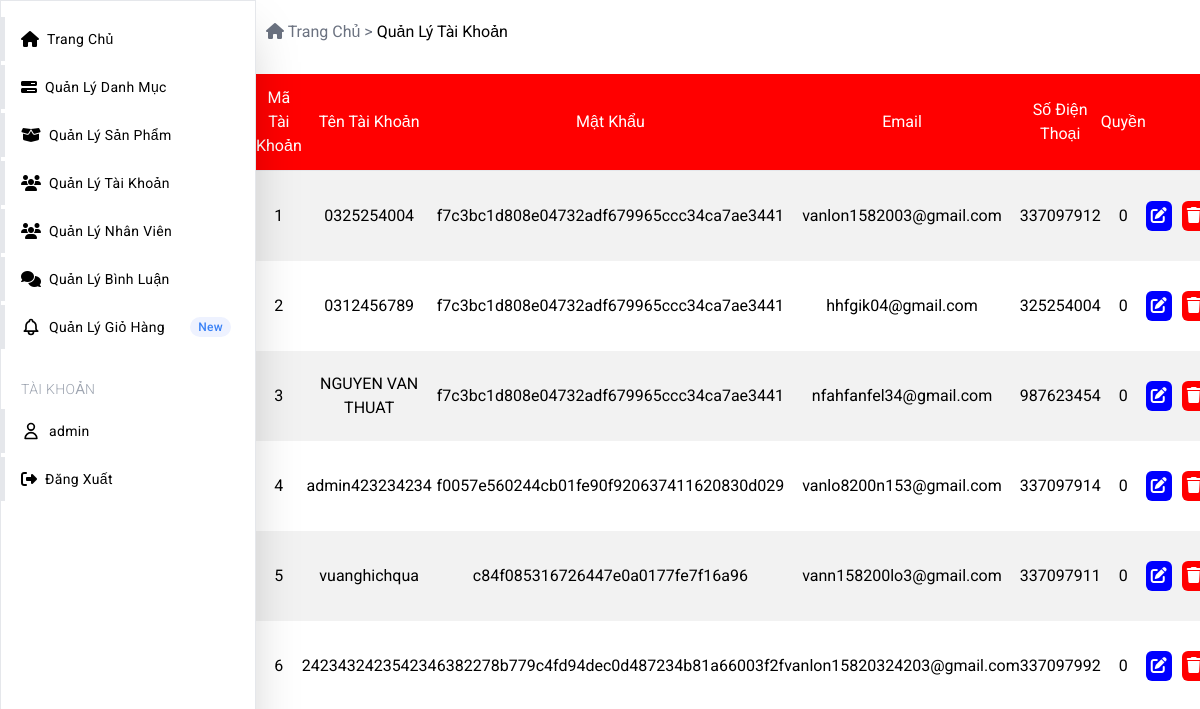
The page /admin/index.php?action=quanlytaikhoan (signed in) on the database its author committed.
### tables this page shows
CREATE TABLE `taikhoan` (
  `id_taikhoan` int(11) NOT NULL,
  `name_taikhoan` varchar(255) NOT NULL,
  `pass_taikhoan` text NOT NULL,
  `email_taikhoan` text NOT NULL,
  `phone_taikhoan` int(10) NOT NULL,
  `role` int(11) NOT NULL DEFAULT 0
);

### model/connect.php (called while the page is built, shortened)
<?php
$host = "localhost";
$userhost ="root";
$passhost = '';
$dbname ="duanbanxemay";
  function pdo_get_connection(){
    global $host, $userhost, $passhost, $dbname;
    $dburl = "mysql:host=$host;dbname=$dbname;charset=utf8";
    $username = $userhost;
    $password = $passhost;
    $pdo = new PDO($dburl, $username, $password);
    $pdo->setAttribute(PDO::ATTR_ERRMODE, PDO::ERRMODE_EXCEPTION);
    return $pdo;
}
function pdo_query($sql){
    $sql_args = array_slice(func_get_args(), 1);
    try{
        $conn = pdo_get_connection();
        $stmt = $conn->prepare($sql);
        $stmt->execute($sql_args);
        $rows = $stmt->fetchAll();
        return $rows;
    }
    catch(PDOException $e){
        throw $e;
    }
    finally{
        unset($conn);
    }
    }
?>

### dao/taikhoan.php (called while the page is built, shortened)
<?php
   function loadall_taikhoan(){
  $sql = "select * from taikhoan";
  $listtaikhoan = pdo_query($sql);
  return $listtaikhoan;
}
?>

### admin/taikhoan/list_taikhoan.php (the view, shortened to what this page needs)
<article class="h-full ml-14 mt-[20px] mb-10 md:ml-64 text-black">
  <p class="ml-[10px] mb-[30px] "><span class="text-gray-500"><i class="fa-solid fa-house"></i> Trang Chủ ></span>
    <span>Quản Lý
      Tài Khoản</span>
  </p>
  <table class="text-center  min-w-full ">
    <tr class="bg-[red] text-[white] hover:bg-[red] border-b">
      <td class="w-[150px]  py-[12px]">Mã Tài Khoản</td>
      <td class="w-[150px]">Tên Tài Khoản</td>
      <td class="w-[150px]">Mật Khẩu</td>
      <td class="w-[150px]">Email</td>
      <td class="w-[150px]">Số Điện Thoại</td>
      <td class="w-[130px]">Quyền</td>
      <td colspan="2"></td>
      <td></td>
    </tr>
    <?php
foreach($listtaikhoan as $taikhoan){
    	extract($taikhoan);
    echo '<tr>
      <td>'.$id_taikhoan . '</td>
      <td>' . $name_taikhoan.'</td>
      <td>' . $pass_taikhoan. '</td>
      <td>' . $email_taikhoan. '</td>
      <td>' . $phone_taikhoan. '</td>
      <td>' . $role. '</td>
      <td></td>
  <td class=" mb-[30px] w-[50px] ">
      <p class="bg-[blue] text-white px-[5px] py-[3px] rounded-md my-[30px]"><a href="index.php?action=edit_taikhoan&id_taikhoan='.$id_taikhoan. '"><i class="fa-solid fa-pen-to-square"></i></a></p>
    </td>
    <td class="  w-[50px] ">
   <p class="ml-[10px] bg-[red] text-white px-[5px] py-[3px] rounded-md my-[30px]"> <a
        href="index.php?action=delete_taikhoan&id_taikhoan='.$id_taikhoan.'"><i class="fa-solid fa-trash"></i></a></p>
    </td>
    </tr>';
    }
    ?>
  </table>
</article>
</body>

### admin/sidebar.php (style rules this page uses)
* { margin: 0; padding: 0; box-sizing: border-box; font-family: 'Roboto', sans-serif; }

### admin/taikhoan/list_taikhoan.php (style rules this page uses)
tr:nth-child(even) { background-color: #f2f2f2; }

### rows shown on the page
taikhoan: id_taikhoan "1", name_taikhoan "0325254004", pass_taikhoan "f7c3bc1d808e04732adf679965ccc34ca7ae3441", email_taikhoan "vanlon1582003@gmail.com", phone_taikhoan "337097912", role "0"
taikhoan: id_taikhoan "2", name_taikhoan "0312456789", pass_taikhoan "f7c3bc1d808e04732adf679965ccc34ca7ae3441", email_taikhoan "hhfgik04@gmail.com", phone_taikhoan "325254004", role "0"
taikhoan: id_taikhoan "3", name_taikhoan "NGUYEN VAN THUAT", pass_taikhoan "f7c3bc1d808e04732adf679965ccc34ca7ae3441", email_taikhoan "nfahfanfel34@gmail.com", phone_taikhoan "987623454", role "0"
taikhoan: id_taikhoan "4", name_taikhoan "admin423234234", pass_taikhoan "f0057e560244cb01fe90f920637411620830d029", email_taikhoan "vanlo8200n153@gmail.com", phone_taikhoan "337097914", role "0"
taikhoan: id_taikhoan "5", name_taikhoan "vuanghichqua", pass_taikhoan "c84f085316726447e0a0177fe7f16a96", email_taikhoan "vann158200lo3@gmail.com", phone_taikhoan "337097911", role "0"
taikhoan: id_taikhoan "6", name_taikhoan "242343242354234", pass_taikhoan "6382278b779c4fd94dec0d487234b81a66003f2f", email_taikhoan "vanlon15820324203@gmail.com", phone_taikhoan "337097992", role "0"

### other values the page prints
$name_admin "admin"
